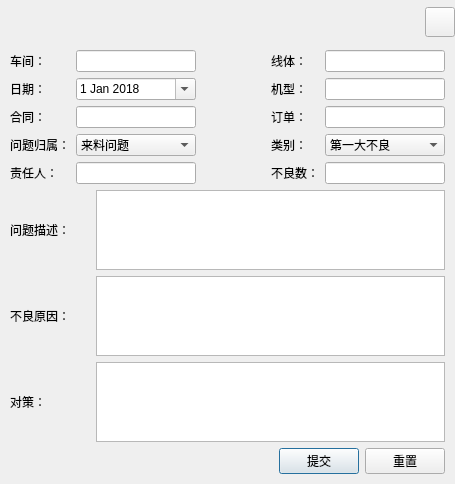
<?xml version="1.0" encoding="UTF-8"?>
<ui version="4.0">
 <class>QcmAdd</class>
 <widget class="QDialog" name="QcmAdd">
  <property name="geometry">
   <rect>
    <x>0</x>
    <y>0</y>
    <width>455</width>
    <height>484</height>
   </rect>
  </property>
  <property name="windowTitle">
   <string>Dialog</string>
  </property>
  <layout class="QVBoxLayout" name="verticalLayout_3">
   <property name="leftMargin">
    <number>0</number>
   </property>
   <property name="topMargin">
    <number>0</number>
   </property>
   <property name="rightMargin">
    <number>0</number>
   </property>
   <property name="bottomMargin">
    <number>10</number>
   </property>
   <item>
    <widget class="QWidget" name="widgetTitle" native="true">
     <property name="minimumSize">
      <size>
       <width>40</width>
       <height>35</height>
      </size>
     </property>
     <layout class="QHBoxLayout" name="horizontalLayout_13">
      <property name="leftMargin">
       <number>0</number>
      </property>
      <property name="topMargin">
       <number>0</number>
      </property>
      <property name="rightMargin">
       <number>0</number>
      </property>
      <property name="bottomMargin">
       <number>0</number>
      </property>
      <item>
       <spacer name="horizontalSpacer_2">
        <property name="orientation">
         <enum>Qt::Horizontal</enum>
        </property>
        <property name="sizeHint" stdset="0">
         <size>
          <width>40</width>
          <height>20</height>
         </size>
        </property>
       </spacer>
      </item>
      <item>
       <widget class="QPushButton" name="btnMenu_Close">
        <property name="sizePolicy">
         <sizepolicy hsizetype="Minimum" vsizetype="Expanding">
          <horstretch>0</horstretch>
          <verstretch>0</verstretch>
         </sizepolicy>
        </property>
        <property name="minimumSize">
         <size>
          <width>30</width>
          <height>30</height>
         </size>
        </property>
        <property name="maximumSize">
         <size>
          <width>30</width>
          <height>30</height>
         </size>
        </property>
        <property name="cursor">
         <cursorShape>ArrowCursor</cursorShape>
        </property>
        <property name="focusPolicy">
         <enum>Qt::NoFocus</enum>
        </property>
        <property name="toolTip">
         <string>关闭</string>
        </property>
        <property name="text">
         <string/>
        </property>
       </widget>
      </item>
     </layout>
    </widget>
   </item>
   <item>
    <layout class="QHBoxLayout" name="horizontalLayout_12">
     <property name="leftMargin">
      <number>10</number>
     </property>
     <property name="rightMargin">
      <number>10</number>
     </property>
     <item>
      <layout class="QVBoxLayout" name="verticalLayout">
       <item>
        <layout class="QHBoxLayout" name="horizontalLayout">
         <item>
          <widget class="QLabel" name="label">
           <property name="text">
            <string>车间：</string>
           </property>
          </widget>
         </item>
         <item>
          <widget class="QLineEdit" name="LE_Department">
           <property name="minimumSize">
            <size>
             <width>120</width>
             <height>20</height>
            </size>
           </property>
           <property name="maximumSize">
            <size>
             <width>120</width>
             <height>16777215</height>
            </size>
           </property>
           <property name="readOnly">
            <bool>true</bool>
           </property>
          </widget>
         </item>
        </layout>
       </item>
       <item>
        <layout class="QHBoxLayout" name="horizontalLayout_2">
         <item>
          <widget class="QLabel" name="label_3">
           <property name="text">
            <string>日期：</string>
           </property>
          </widget>
         </item>
         <item>
          <widget class="QDateEdit" name="DE_Date">
           <property name="minimumSize">
            <size>
             <width>120</width>
             <height>20</height>
            </size>
           </property>
           <property name="calendarPopup">
            <bool>true</bool>
           </property>
           <property name="date">
            <date>
             <year>2018</year>
             <month>1</month>
             <day>1</day>
            </date>
           </property>
          </widget>
         </item>
        </layout>
       </item>
       <item>
        <layout class="QHBoxLayout" name="horizontalLayout_3">
         <item>
          <widget class="QLabel" name="label_5">
           <property name="text">
            <string>合同：</string>
           </property>
          </widget>
         </item>
         <item>
          <widget class="QLineEdit" name="LE_CN">
           <property name="minimumSize">
            <size>
             <width>120</width>
             <height>20</height>
            </size>
           </property>
           <property name="maximumSize">
            <size>
             <width>120</width>
             <height>16777215</height>
            </size>
           </property>
           <property name="readOnly">
            <bool>false</bool>
           </property>
          </widget>
         </item>
        </layout>
       </item>
       <item>
        <layout class="QHBoxLayout" name="horizontalLayout_4">
         <item>
          <widget class="QLabel" name="label_8">
           <property name="text">
            <string>问题归属：</string>
           </property>
          </widget>
         </item>
         <item>
          <widget class="QComboBox" name="CB_QCM_rejectsType">
           <property name="minimumSize">
            <size>
             <width>120</width>
             <height>0</height>
            </size>
           </property>
           <property name="maximumSize">
            <size>
             <width>120</width>
             <height>16777215</height>
            </size>
           </property>
           <item>
            <property name="text">
             <string>来料问题</string>
            </property>
           </item>
           <item>
            <property name="text">
             <string>作业问题</string>
            </property>
           </item>
           <item>
            <property name="text">
             <string>设计问题</string>
            </property>
           </item>
           <item>
            <property name="text">
             <string>软件问题</string>
            </property>
           </item>
           <item>
            <property name="text">
             <string>其他问题</string>
            </property>
           </item>
          </widget>
         </item>
        </layout>
       </item>
       <item>
        <layout class="QHBoxLayout" name="horizontalLayout_5">
         <item>
          <widget class="QLabel" name="label_9">
           <property name="text">
            <string>责任人：</string>
           </property>
          </widget>
         </item>
         <item>
          <widget class="QLineEdit" name="LE_Responsible">
           <property name="minimumSize">
            <size>
             <width>120</width>
             <height>20</height>
            </size>
           </property>
           <property name="maximumSize">
            <size>
             <width>120</width>
             <height>16777215</height>
            </size>
           </property>
          </widget>
         </item>
        </layout>
       </item>
      </layout>
     </item>
     <item>
      <spacer name="horizontalSpacer">
       <property name="orientation">
        <enum>Qt::Horizontal</enum>
       </property>
       <property name="sizeHint" stdset="0">
        <size>
         <width>40</width>
         <height>20</height>
        </size>
       </property>
      </spacer>
     </item>
     <item>
      <layout class="QVBoxLayout" name="verticalLayout_2">
       <item>
        <layout class="QHBoxLayout" name="horizontalLayout_10">
         <item>
          <widget class="QLabel" name="label_13">
           <property name="text">
            <string>线体：</string>
           </property>
          </widget>
         </item>
         <item>
          <widget class="QLineEdit" name="LE_ProductLine">
           <property name="minimumSize">
            <size>
             <width>120</width>
             <height>20</height>
            </size>
           </property>
           <property name="maximumSize">
            <size>
             <width>120</width>
             <height>16777215</height>
            </size>
           </property>
           <property name="readOnly">
            <bool>true</bool>
           </property>
          </widget>
         </item>
        </layout>
       </item>
       <item>
        <layout class="QHBoxLayout" name="horizontalLayout_9">
         <item>
          <widget class="QLabel" name="label_14">
           <property name="text">
            <string>机型：</string>
           </property>
          </widget>
         </item>
         <item>
          <widget class="QLineEdit" name="LE_machineCode">
           <property name="minimumSize">
            <size>
             <width>120</width>
             <height>20</height>
            </size>
           </property>
           <property name="maximumSize">
            <size>
             <width>120</width>
             <height>16777215</height>
            </size>
           </property>
          </widget>
         </item>
        </layout>
       </item>
       <item>
        <layout class="QHBoxLayout" name="horizontalLayout_8">
         <item>
          <widget class="QLabel" name="label_15">
           <property name="text">
            <string>订单：</string>
           </property>
          </widget>
         </item>
         <item>
          <widget class="QLineEdit" name="LE_PN">
           <property name="minimumSize">
            <size>
             <width>120</width>
             <height>20</height>
            </size>
           </property>
           <property name="maximumSize">
            <size>
             <width>120</width>
             <height>16777215</height>
            </size>
           </property>
           <property name="readOnly">
            <bool>false</bool>
           </property>
          </widget>
         </item>
        </layout>
       </item>
       <item>
        <layout class="QHBoxLayout" name="horizontalLayout_7">
         <item>
          <widget class="QLabel" name="label_16">
           <property name="text">
            <string>类别：</string>
           </property>
          </widget>
         </item>
         <item>
          <widget class="QComboBox" name="CB_QCM_TYPE">
           <property name="minimumSize">
            <size>
             <width>120</width>
             <height>0</height>
            </size>
           </property>
           <property name="maximumSize">
            <size>
             <width>120</width>
             <height>16777215</height>
            </size>
           </property>
           <item>
            <property name="text">
             <string>第一大不良</string>
            </property>
           </item>
           <item>
            <property name="text">
             <string>第二大不良</string>
            </property>
           </item>
           <item>
            <property name="text">
             <string>第三大不良</string>
            </property>
           </item>
           <item>
            <property name="text">
             <string>OQC检验</string>
            </property>
           </item>
           <item>
            <property name="text">
             <string>客户检验</string>
            </property>
           </item>
           <item>
            <property name="text">
             <string>重大工艺差错</string>
            </property>
           </item>
          </widget>
         </item>
        </layout>
       </item>
       <item>
        <layout class="QHBoxLayout" name="horizontalLayout_6">
         <item>
          <widget class="QLabel" name="label_17">
           <property name="text">
            <string>不良数：</string>
           </property>
          </widget>
         </item>
         <item>
          <widget class="QLineEdit" name="LE_badQTY">
           <property name="minimumSize">
            <size>
             <width>120</width>
             <height>20</height>
            </size>
           </property>
           <property name="maximumSize">
            <size>
             <width>120</width>
             <height>16777215</height>
            </size>
           </property>
           <property name="readOnly">
            <bool>false</bool>
           </property>
          </widget>
         </item>
        </layout>
       </item>
      </layout>
     </item>
    </layout>
   </item>
   <item>
    <layout class="QHBoxLayout" name="horizontalLayout_17">
     <property name="leftMargin">
      <number>10</number>
     </property>
     <property name="rightMargin">
      <number>10</number>
     </property>
     <item>
      <widget class="QLabel" name="label_12">
       <property name="minimumSize">
        <size>
         <width>80</width>
         <height>0</height>
        </size>
       </property>
       <property name="maximumSize">
        <size>
         <width>80</width>
         <height>16777215</height>
        </size>
       </property>
       <property name="text">
        <string>问题描述：</string>
       </property>
      </widget>
     </item>
     <item>
      <widget class="QTextEdit" name="TE_rejectSPec">
       <property name="minimumSize">
        <size>
         <width>0</width>
         <height>80</height>
        </size>
       </property>
       <property name="maximumSize">
        <size>
         <width>16777215</width>
         <height>80</height>
        </size>
       </property>
      </widget>
     </item>
    </layout>
   </item>
   <item>
    <layout class="QHBoxLayout" name="horizontalLayout_11">
     <property name="leftMargin">
      <number>10</number>
     </property>
     <property name="rightMargin">
      <number>10</number>
     </property>
     <item>
      <widget class="QLabel" name="label_10">
       <property name="minimumSize">
        <size>
         <width>80</width>
         <height>0</height>
        </size>
       </property>
       <property name="maximumSize">
        <size>
         <width>80</width>
         <height>16777215</height>
        </size>
       </property>
       <property name="text">
        <string>不良原因：</string>
       </property>
      </widget>
     </item>
     <item>
      <widget class="QTextEdit" name="TE_reason">
       <property name="minimumSize">
        <size>
         <width>0</width>
         <height>80</height>
        </size>
       </property>
       <property name="maximumSize">
        <size>
         <width>16777215</width>
         <height>80</height>
        </size>
       </property>
      </widget>
     </item>
    </layout>
   </item>
   <item>
    <layout class="QHBoxLayout" name="horizontalLayout_15">
     <property name="leftMargin">
      <number>10</number>
     </property>
     <property name="rightMargin">
      <number>10</number>
     </property>
     <item>
      <widget class="QLabel" name="label_11">
       <property name="minimumSize">
        <size>
         <width>80</width>
         <height>0</height>
        </size>
       </property>
       <property name="maximumSize">
        <size>
         <width>80</width>
         <height>16777215</height>
        </size>
       </property>
       <property name="text">
        <string>对策：</string>
       </property>
      </widget>
     </item>
     <item>
      <widget class="QTextEdit" name="TE_measures">
       <property name="minimumSize">
        <size>
         <width>0</width>
         <height>80</height>
        </size>
       </property>
       <property name="maximumSize">
        <size>
         <width>16777215</width>
         <height>80</height>
        </size>
       </property>
      </widget>
     </item>
    </layout>
   </item>
   <item>
    <layout class="QHBoxLayout" name="horizontalLayout_16">
     <property name="leftMargin">
      <number>10</number>
     </property>
     <property name="rightMargin">
      <number>10</number>
     </property>
     <item>
      <spacer name="horizontalSpacer_3">
       <property name="orientation">
        <enum>Qt::Horizontal</enum>
       </property>
       <property name="sizeHint" stdset="0">
        <size>
         <width>40</width>
         <height>20</height>
        </size>
       </property>
      </spacer>
     </item>
     <item>
      <widget class="QPushButton" name="Btn_QcmSubmit">
       <property name="text">
        <string>提交</string>
       </property>
      </widget>
     </item>
     <item>
      <widget class="QPushButton" name="Btn_Reset">
       <property name="text">
        <string>重置</string>
       </property>
      </widget>
     </item>
    </layout>
   </item>
  </layout>
 </widget>
 <resources/>
 <connections/>
</ui>
